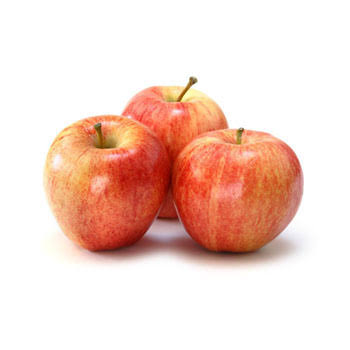
#> input picture member_apps/member_1_ab/uploads/apple.jpg, 350 x 350 px; its folder holds only this picture in this run
$ python -i m1_preprocessing.py   (imports and definitions only)
#> lines starting #> are read from the running program, lines starting #| are printed output that depends on the picture; after the words box and inside, x2 and y2 are one past the last pixel; in counts of white or black regions, pixels touching at a corner belong together
#> further down, picture is the input picture: shape (350, 350, 3); mean B, G, R 204.6, 214.5, 242.7
import cv2
import numpy as np

def preprocess(image):
    """
    Cleans a raw fruit image: denoise, contrast-stretch, and crop to the
    fruit's bounding box via contour detection.

    NOTE: this used to also resize the crop to a fixed target_size (256x256)
    directly, via cv2.resize(cropped, target_size). That's been removed --
    resizing a non-square crop directly distorts the fruit's aspect ratio,
    which corrupts downstream shape features. Resizing now happens in
    m1_calibration.calibrate(), AFTER padding the crop to a square
    (letterboxing) so nothing gets stretched. See m1_calibration.py for details.

    Returns:
        cropped: the cropped-but-not-resized fruit region (numpy array, BGR).
        bbox: (x0, y0, x1, y1) of the crop in the original image's coordinates.
    """
    denoised = cv2.GaussianBlur(image, (5, 5), 0)

    ycrcb = cv2.cvtColor(denoised, cv2.COLOR_BGR2YCrCb)
#> ycrcb: shape (350, 350, 3); mean of channels 0, 1, 2 221.8, 142.9, 118.3
    y, cr, cb = cv2.split(ycrcb)
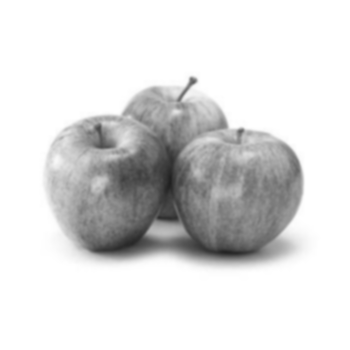
#> y: shape (350, 350); min 32, max 255, mean 221.8
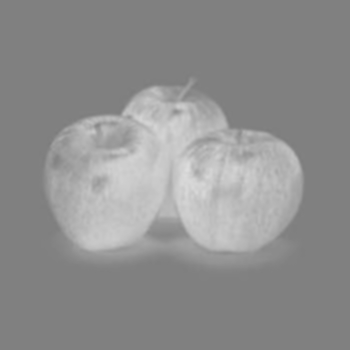
#> cr: shape (350, 350); min 124, max 222, mean 142.9
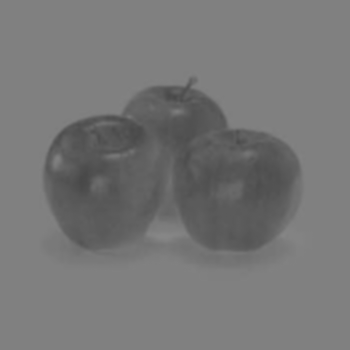
#> cb: shape (350, 350); min 72, max 135, mean 118.3
    y_eq = cv2.equalizeHist(y)
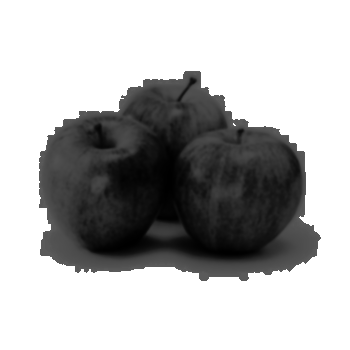
#> y_eq: shape (350, 350); min 0, max 255, mean 181
    enhanced = cv2.cvtColor(cv2.merge([y_eq, cr, cb]), cv2.COLOR_YCrCb2BGR)
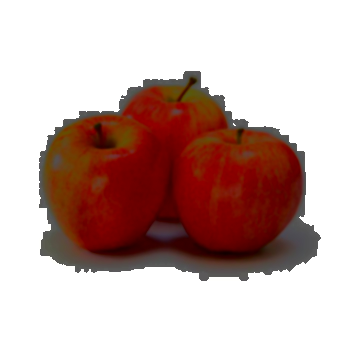
#> enhanced: shape (350, 350, 3); mean B, G, R 171.2, 175.8, 201.9

    gray = cv2.cvtColor(enhanced, cv2.COLOR_BGR2GRAY)
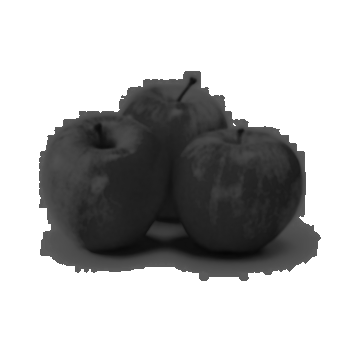
#> gray: shape (350, 350); min 5, max 255, mean 183.1
    _, thresh = cv2.threshold(gray, 0, 255, cv2.THRESH_BINARY + cv2.THRESH_OTSU)
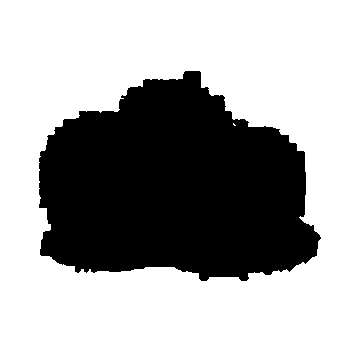
#> thresh: shape (350, 350); 64.7% white; 1 black region, box (x1, y1, x2, y2) and area: (39, 71, 321, 281) 43230
    contours, _ = cv2.findContours(thresh, cv2.RETR_EXTERNAL, cv2.CHAIN_APPROX_SIMPLE)
#> contours = [[[0, 0], [0, 349], [349, 349], [349, 0]]]

    if contours:
        largest = max(contours, key=cv2.contourArea)
#> largest = [[0, 0], [0, 349], [349, 349], [349, 0]]
        x, y_, w, h = cv2.boundingRect(largest)
#> x = 0; y_ = 0; w = 350; h = 350
        pad = 10
        x0, y0 = max(0, x - pad), max(0, y_ - pad)
#> x0 = 0; y0 = 0
        x1 = min(enhanced.shape[1], x + w + pad)
#> x1 = 350
        y1 = min(enhanced.shape[0], y_ + h + pad)
#> y1 = 350
        cropped = enhanced[y0:y1, x0:x1]
        bbox = (x0, y0, x1, y1)
#> bbox = (0, 0, 350, 350)
    else:
        cropped = enhanced
        bbox = (0, 0, enhanced.shape[1], enhanced.shape[0])

    return cropped, bbox

def clean(image):
    """
    Member 1's preprocessing: Gaussian blur (denoise) + per-channel
    histogram equalization on the luminance channel (global contrast
    stretch).
    """
    denoised = cv2.GaussianBlur(image, (5, 5), 0)

    ycrcb = cv2.cvtColor(denoised, cv2.COLOR_BGR2YCrCb)
    y, cr, cb = cv2.split(ycrcb)
    y_eq = cv2.equalizeHist(y)
    enhanced = cv2.cvtColor(cv2.merge([y_eq, cr, cb]), cv2.COLOR_YCrCb2BGR)

    return enhanced

>>> import cv2
>>> picture = cv2.imread('uploads/apple.jpg')
>>> result = preprocess(picture)
